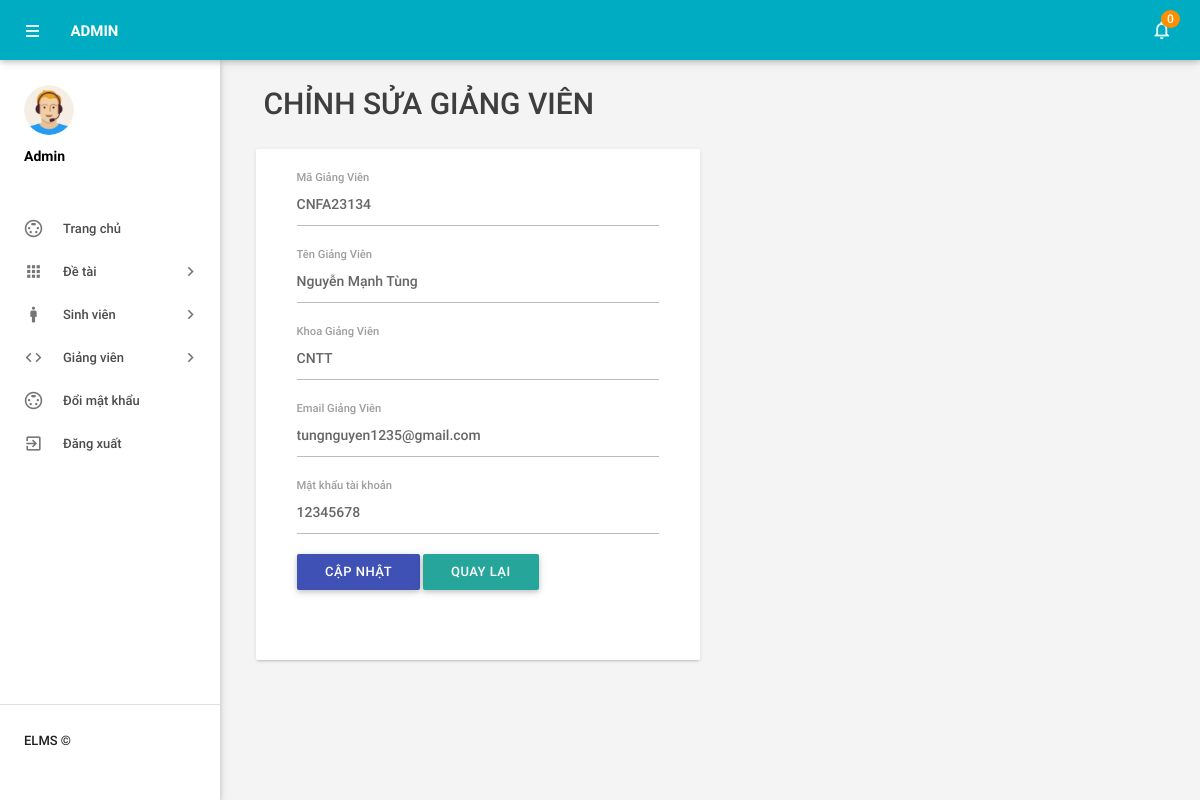
The page /BTL_CNPM/admin/sua_giangvien.php?magiangvien=CNFA23134 (signed in) on the database its author committed.
### tables this page shows
CREATE TABLE `tblgiangvien` (
  `magiangvien` varchar(20) NOT NULL,
  `tengiangvien` varchar(50) NOT NULL,
  `khoa_giangvien` varchar(50) NOT NULL,
  `email_giangvien` varchar(100) NOT NULL,
  `mk_giangvien` varchar(30) NOT NULL
);

### BTL_CNPM/admin/sua_giangvien.php (the view, shortened to what this page needs)
<?php
include('includes/config.php');
if (strlen($_SESSION['alogin']) == 0) {
    header('location:index.php');
} else {
?>
<!DOCTYPE html>
<html lang="vi">
<head>
    <link type="text/css" rel="stylesheet" href="../assets/plugins/materialize/css/materialize.min.css"/>
    <link href="../assets/plugins/material-preloader/css/materialPreloader.min.css" rel="stylesheet">
    <link href="../assets/css/alpha.min.css" rel="stylesheet" type="text/css" />
    <link href="../assets/css/custom.css" rel="stylesheet" type="text/css" />
</head>
<body>
    <?php include('includes/header.php'); ?>
    <?php include('includes/sidebar.php'); ?>
    <main class="mn-inner">
        <div class="row">
            <div class="col s12">
                <div class="page-title">Chỉnh Sửa Giảng Viên</div>
            </div>
            <div class="col s12 m12 l6">
                <div class="card">
                    <div class="card-content">
                        <div class="row">
                            <form class="col s12" method="post">
                                <div class="row">
                                    <?php
                                    if (isset($_GET['magiangvien'])) {
                                        $magiangvien = $_GET['magiangvien'];
                                        $sql = "SELECT * FROM tblgiangvien WHERE magiangvien = :magiangvien";
                                        $query = $dbh->prepare($sql);
                                        $query->bindParam(':magiangvien', $magiangvien, PDO::PARAM_STR);
                                        $query->execute();
                                        $results = $query->fetchAll(PDO::FETCH_OBJ);
                                        if ($query->rowCount() > 0) {
                                            foreach ($results as $result) {
                                    ?>
                                        <div class="input-field col s12">
                                            <input id="magiangvien" readonly type="text" name="magiangvien" value="<?php echo htmlentities($result->magiangvien); ?>" required >
                                            <label for="magiangvien">Mã Giảng Viên</label>
                                        </div>
                                        <div class="input-field col s12">
                                            <input id="tengiangvien" type="text" name="tengiangvien" value="<?php echo htmlentities($result->tengiangvien); ?>" required>
                                            <label for="tengiangvien">Tên Giảng Viên</label>
                                        </div>
                                        <div class="input-field col s12">
                                            <input id="khoa_giangvien" type="text" name="khoa_giangvien" value="<?php echo htmlentities($result->khoa_giangvien); ?>" required>
                                            <label for="khoa_giangvien">Khoa Giảng Viên</label>
                                        </div>
                                        <div class="input-field col s12">
                                            <input id="email_giangvien" type="email" name="email_giangvien" value="<?php echo htmlentities($result->email_giangvien); ?>" required>
                                            <label for="email_giangvien">Email Giảng Viên</label>
                                        </div>
                                        <div class="input-field col s12">
                                            <input id="email_giangvien" type="text" name="mk_giangvien" value="<?php echo htmlentities($result->mk_giangvien); ?>" required>
                                            <label for="email_giangvien">Mật khẩu tài khoản</label>
                                        </div>
                                    <?php
                                            }
                                        }
                                    }
                                    ?>
                                    <div class="col s12 text-right">
                                        <button type="submit" name="update" class="waves-effect waves-light btn indigo m-b-xs">Cập Nhật</button>
                                        <button type="button" class="waves-effect waves-light btn secondary m-b-xs" onclick="location.href='ds_giangvien.php'">Quay Lại</button>
                                    </div>
                                </div>
                            </form>
                        </div>
                    </div>
                </div>
            </div>
        </div>
    </main>
</body>
</html>
<?php } ?>

### BTL_CNPM/admin/sua_giangvien.php (style rules this page uses)
.page-title { font-size: 30px; margin-bottom: 20px; color: #3e3e3e; }
.input-field label { font-size: 18px; }

### rows shown on the page
tblgiangvien: magiangvien "CNFA23134", tengiangvien "Nguyễn Mạnh Tùng", khoa_giangvien "CNTT", email_giangvien "tungnguyen1235@gmail.com", mk_giangvien "12345678"

### other values the page prints
$unreadcount "0"
